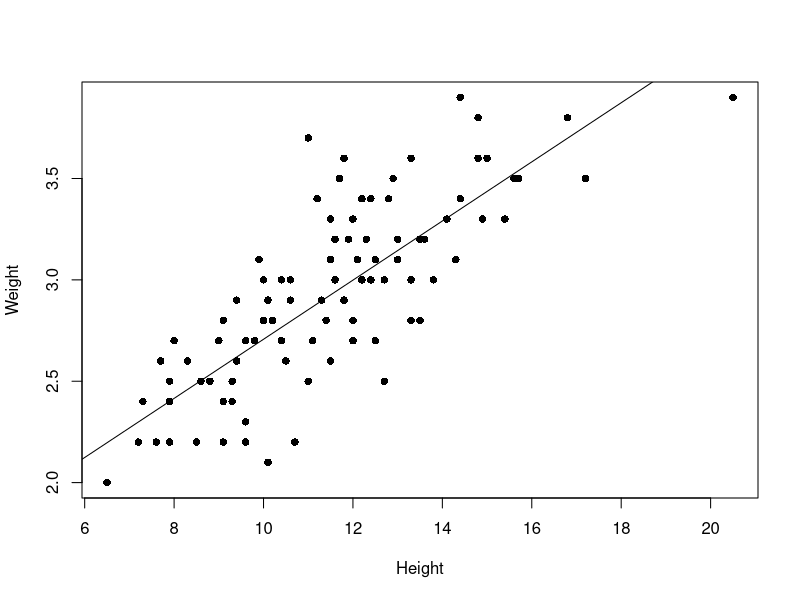

Reproduce this figure in R.
#Q1(a)
library(MASS)
male <- cats[cats$Sex=='M',]
#Q1(b)
plot(male$Bwt~male$Hwt, type='p',pch=16,xlab='Height',ylab='Weight')
#The dependent variable wieght is increases as height increases
#Q1(c)
l <- lm(Bwt~Hwt,male)
abline(l)